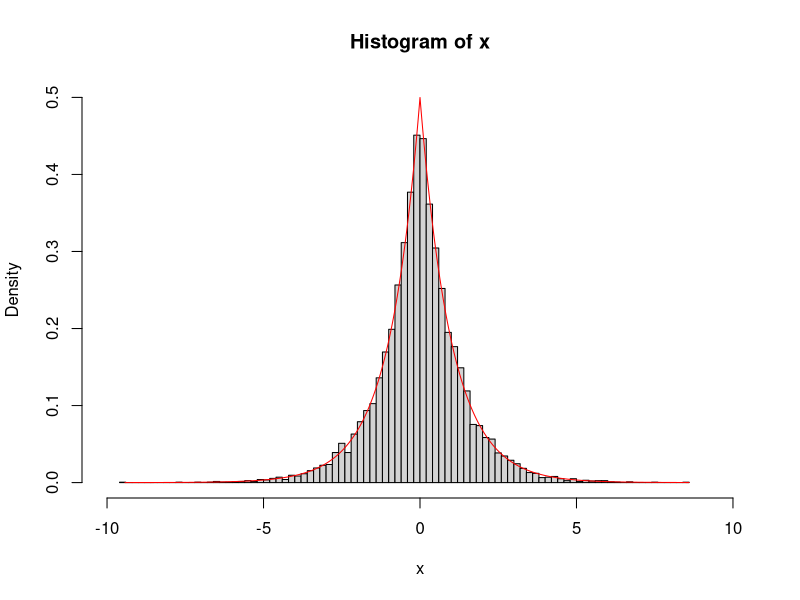
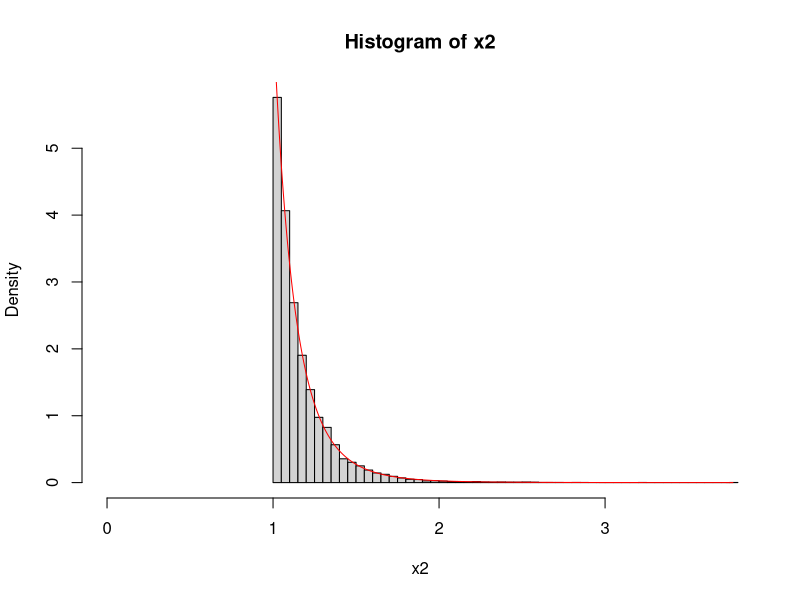
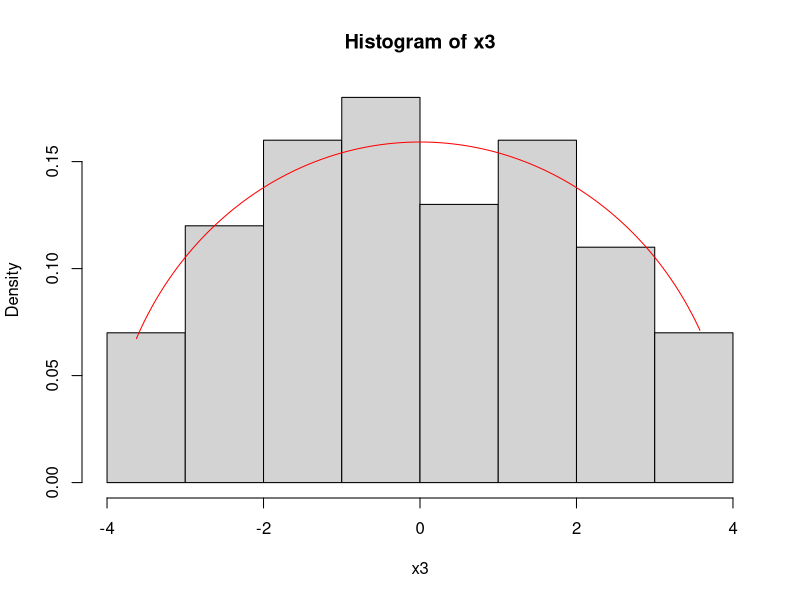

Generate these figures, in order, with R:
## ---- chunk 1
knitr::opts_chunk$set(echo = TRUE)
## ---- chunk 2
# Random number generating function
rannum1 <- function(n){
  U <- runif(n)
  X <- rep(0, n)
  for (i in 1:n){
    if(U[i] <= 0.5)
      X[i] <- log(2*U[i])
    else
      X[i] <- -log(2-2*U[i])
  }
  return(X)
}

# Generate the random number
set.seed(1000)
x = rannum1(10000)

#Visualization
xx = seq(min(x), max(x), length = 10000)
yy = 0.5*exp(-abs(xx))
hist(x, prob = T, breaks = 100, xlim = c(-10,10), ylim = c(0,0.5))
lines(xx,yy,col = "red")
## ---- chunk 3
# Random number generating function 
rannum2 <- function(n, alpha, gamma){
  U <- runif(n)
  X <- rep(0, n)
  for (i in 1:n){
    X[i] = alpha/(1-U[i])^(1/gamma)
  }
  return(X)
}

#Set the parameter alpha and gamma
alpha = 1
gamma = 7

# Generate the random number
set.seed(1000)
x2 = rannum2(10000, alpha, gamma)

#Visualization
xx2 = seq(min(x2), max(x2), length = 10000)
yy2 = gamma*alpha^gamma/xx2^(gamma+1)
hist(x2, prob = T, breaks = 80, xlim = c(0, max(x2)))
lines(xx2,yy2,col = "red")
## ---- chunk 4
# Functions 

accrej <- function(fdens, gdens, M, x)
  return(x[runif(length(x)) <= fdens(x) / (M * gdens(x))])

unifbetadens = function(x)
  return(1/(2*beta) * (x >= -beta & x <= beta))

targetdens = function(x)
  return(2/(pi*beta^2)*sqrt(beta^2-x^2))

# Set the beta
beta = 4

# Generate 100 random number
set.seed(141)
x = runif(1000, -beta, beta)
x3 = accrej(targetdens, unifbetadens, 4/pi, x)
x3 = x3[1:100]

#Visualization
xx3 = seq(min(x3), max(x3), length = 1000)
yy3 = 2/(pi*beta^2)*sqrt(beta^2-xx3^2)
hist(x3, prob = T)
lines(xx3,yy3,col = "red")

## ---- chunk 5
# Using uniform distribution
set.seed(12321)
N = 10000
u41 = runif(N)
y41 = sum(exp(u41^2))/N
y41
## ---- chunk 6
set.seed(1231)
N = 10000
u42 = runif(N)
v = log(u42*exp(1)-u42+1)
y42 = sum(exp(v^2)*(exp(1)-1)/exp(v))/N
y42
## ---- chunk 7
#Your R codes/functions

u = runif(10000)
c_u2 = (cov(sqrt(1 - u^2), u^2) / var(u^2)) * (-1)
c_u = (cov(sqrt(1 - u^2), u) / var(u)) * (-1)
func_u2 = (sqrt(1 - u^2) + c_u2*(u^2 - 1/3)) # m1(x) = u^2
func_u = sqrt(1 - u^2) + c_u * (u - 0.5) # # m2(x) = u 
var(func_u2) 
var(func_u)

## ---- chunk 8
gfun<-function(x) sqrt(1-x^2)
mfun<-function(x) -x^2
set.seed(123)
uran<-runif(10000)
ga<-gfun(uran)
ma<-mfun(uran)

theta1<- mean(ga)
hha <- -1/3 + (ga-ma)
theta2 <- mean(hha)

# Variance when not using the control variate
var(ga)

# Variance when using -U^2 as the control variate
var(hha)

# Variance reduction
(var(ga)-var(hha))/var(ga)
## ---- chunk 9
gfun<-function(x) sqrt(1-x^2)
mfun<-function(x) -x
set.seed(123)
uran<-runif(10000)
ga<-gfun(uran)
ma<-mfun(uran)

theta3<- mean(ga)
hha <- -0.5 + (ga-ma)
theta4 <- mean(hha)

# Variance when not using the control variate
var(ga)

# Variance when using -U as the control variate
var(hha)

# Variance reduction
(var(ga)-var(hha))/var(ga)
## ---- chunk 10
gfun<-function(x) x^2/sqrt(2*pi)*exp(-x^2/2)
mfun<-function(x) x*exp(-x)
set.seed(123)
uran<-runif(10000, 1, 15)
ga<-gfun(uran)
ma<-mfun(uran)


theta7<- mean(ga*14)
hha <- 2/exp(1) + (ga-ma)*14
theta8 <- mean(hha)

# # Variance without and with using the control variate
c(var(ga*14), var(hha))

# Variance reduction
(var(ga*14)-var(hha))/var(ga*14)
